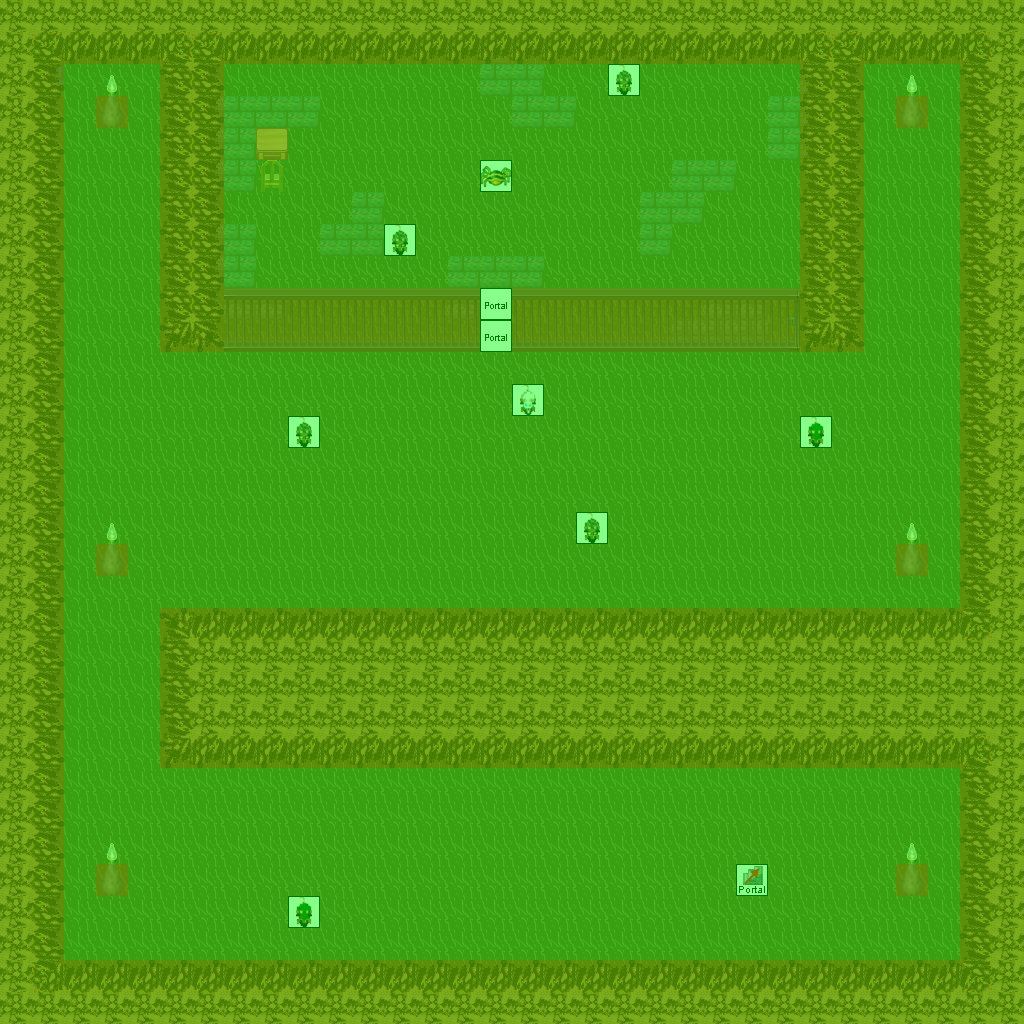

A 2D game scene composited from a Tiled map and its tileset images. What follows is a short description and the map's XML, with each tile layer's data collapsed to a summary:
An orthogonal 32x32 tile map with 32x32 px tiles, 7 tile layers (0_floor, 1_terrain, 2_object, 3_roof, ...), 14 tilesets.

<map version="1.0" orientation="orthogonal" renderorder="right-down" width="32" height="32" tilewidth="32" tileheight="32" nextobjectid="1">
 <tileset firstgid="1" name="../../tileset/furniture/carpet/carpets_2.png" tilewidth="32" tileheight="32" tilecount="12" columns="4">
  <image source="../../tileset/furniture/carpet/carpets_2.png" trans="ff00ff" width="128" height="96" />
 </tileset>
 <tileset firstgid="13" name="../../tileset/building/stairs/dark_stairs.png" tilewidth="32" tileheight="32" tilecount="2" columns="1">
  <image source="../../tileset/building/stairs/dark_stairs.png" trans="ff00ff" width="32" height="64" />
 </tileset>
 <tileset firstgid="15" name="../../tileset/furniture/table/square_pale.png" tilewidth="32" tileheight="32" tilecount="1" columns="1">
  <image source="../../tileset/furniture/table/square_pale.png" width="32" height="32" />
 </tileset>
 <tileset firstgid="16" name="../../tileset/furniture/chair/wooden_pale.png" tilewidth="32" tileheight="32" tilecount="4" columns="2">
  <image source="../../tileset/furniture/chair/wooden_pale.png" width="64" height="64" />
 </tileset>
 <tileset firstgid="20" name="../../tileset/building/entrance/int_iron_bars.png" tilewidth="32" tileheight="32" tilecount="12" columns="3">
  <image source="../../tileset/building/entrance/int_iron_bars.png" trans="ff00ff" width="96" height="128" />
 </tileset>
 <tileset firstgid="32" name="../../tileset/logic/portal.png" tilewidth="32" tileheight="32" tilecount="7" columns="7">
  <image source="../../tileset/logic/portal.png" width="224" height="32" />
 </tileset>
 <tileset firstgid="39" name="../../tileset/logic/collision.png" tilewidth="32" tileheight="32" tilecount="1" columns="1">
  <image source="../../tileset/logic/collision.png" width="32" height="32" />
 </tileset>
 <tileset firstgid="40" name="Untitled" tilewidth="32" tileheight="32" tilecount="4" columns="4">
  <image source="../../tileset/logic/creature/mountain_orc.png" width="128" height="32" />
 </tileset>
 <tileset firstgid="44" name="Untitled" tilewidth="32" tileheight="32" tilecount="8" columns="2">
  <image source="../../tileset/furniture/light/dark_torch.png" width="64" height="128" />
 </tileset>
 <tileset firstgid="52" name="Untitled" tilewidth="32" tileheight="32" tilecount="5" columns="5">
  <image source="../../tileset/ground/brown.png" width="160" height="32" />
 </tileset>
 <tileset firstgid="57" name="Untitled" tilewidth="32" tileheight="32" tilecount="5" columns="5">
  <image source="../../tileset/logic/creature/small_animal.png" width="160" height="32" />
 </tileset>
 <tileset firstgid="62" name="wall/int_rock" tilewidth="32" tileheight="32" tilecount="140" columns="10">
  <image source="../../tileset/building/wall/int_rock.png" width="320" height="448" />
 </tileset>
 <tileset firstgid="202" name="huge_animal" tilewidth="32" tileheight="32" tilecount="14" columns="14">
  <image source="../../tileset/logic/creature/huge_animal.png" width="451" height="32" />
 </tileset>
 <tileset firstgid="216" name="protection" tilewidth="32" tileheight="32" tilecount="2" columns="2">
  <image source="../../tileset/logic/protection.png" width="64" height="32" />
 </tileset>
 <layer name="0_floor" width="32" height="32">
  <data>[1024 cells, 1024 non-empty, 3 distinct tile ids]</data>
 </layer>
 <layer name="1_terrain" width="32" height="32">
  <data>[1024 cells, 402 non-empty, 13 distinct tile ids]</data>
 </layer>
 <layer name="2_object" width="32" height="32">
  <data>[1024 cells, 26 non-empty, 6 distinct tile ids]</data>
 </layer>
 <layer name="3_roof" width="32" height="32">
  <data>[1024 cells, 24 non-empty, 6 distinct tile ids]</data>
 </layer>
 <layer name="objects" width="32" height="32">
  <data>[1024 cells, 11 non-empty, 6 distinct tile ids]</data>
 </layer>
 <layer name="collision" width="32" height="32" opacity="0.46">
  <data>[1024 cells, 442 non-empty, 1 distinct tile ids]</data>
 </layer>
 <layer name="protection" width="32" height="32" opacity="0.47">
  <data>[1024 cells, 1024 non-empty, 1 distinct tile ids]</data>
 </layer>
</map>
